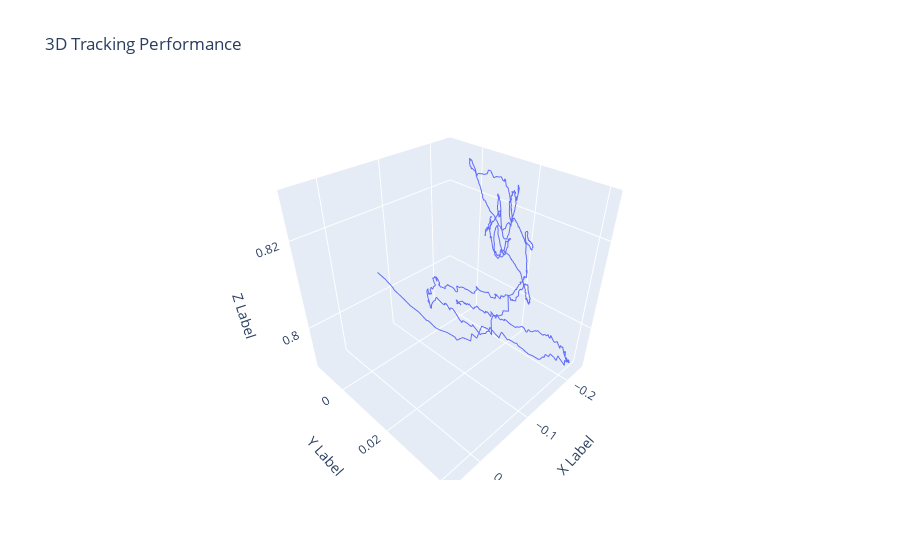

Here is the notebook cell this chart was saved with:
### Code cell
import pandas as pd
import plotly.graph_objects as go
import os

def plot_3d_tracking_performance(data_label_pairs, start_time=9):
    """
    Plot 3D tracking performance for multiple datasets using Plotly.

    Parameters:
    - data_label_pairs: List of tuples, each containing a label and a file path to the CSV file.
    - start_time: Time in seconds to start plotting from (default is 9 seconds).
    """
    fig = go.Figure()

    # Load and filter data
    for label, file_path in data_label_pairs:
        data = pd.read_csv(file_path)
        data_filtered = data[data['t'] - data['t'].iloc[0] > start_time]
        
        t = data_filtered['t']# - data_filtered['t'].iloc[0]
        x = data_filtered['x']# - data_filtered['x'].iloc[0]
        y = data_filtered['y']# - data_filtered['y'].iloc[0]
        z = data_filtered['z']# - data_filtered['z'].iloc[0]
        
        fig.add_trace(go.Scatter3d(
            x=x, y=y, z=z,
            mode='lines',
            name=label
        ))

    # 添加标签
    fig.update_layout(
        title='3D Tracking Performance',
        scene=dict(
            xaxis_title='X Label',
            yaxis_title='Y Label',
            zaxis_title='Z Label'
        )
    )

    # 显示图形
    fig.show()

# 示例用法
data_label_pairs = [
    # ('data7', os.path.join("mocap_data", "20240811_00_55_50.csv")),
    # ('data8', os.path.join("mocap_data", "20240811_01_00_15.csv")),
    # ('data9', os.path.join("mocap_data", "20240811_01_14_19.csv")),
    # ('6 block', os.path.join("mocap_data", "20240811_01_15_48.csv")),
    ('8 block', os.path.join("mocap_data", "20240823_20_17_17.csv")),
]

plot_3d_tracking_performance(data_label_pairs, 7)

### Figure 1 — Plotly figure (JSON) as saved in the notebook; plotly's stock layout.template omitted (floating-point values rounded to 4 significant figures; data arrays with more than 128 entries replaced by an {"elided": "..."} marker saying what was removed)
{"data": [{"mode": "lines", "name": "8 block", "type": "scatter3d", "x": {"elided": "1048 float values"}, "y": {"elided": "1048 float values"}, "z": {"elided": "1048 float values"}}], "layout": {"scene": {"xaxis": {"title": {"text": "X Label"}}, "yaxis": {"title": {"text": "Y Label"}}, "zaxis": {"title": {"text": "Z Label"}}}, "title": {"text": "3D Tracking Performance"}}}
